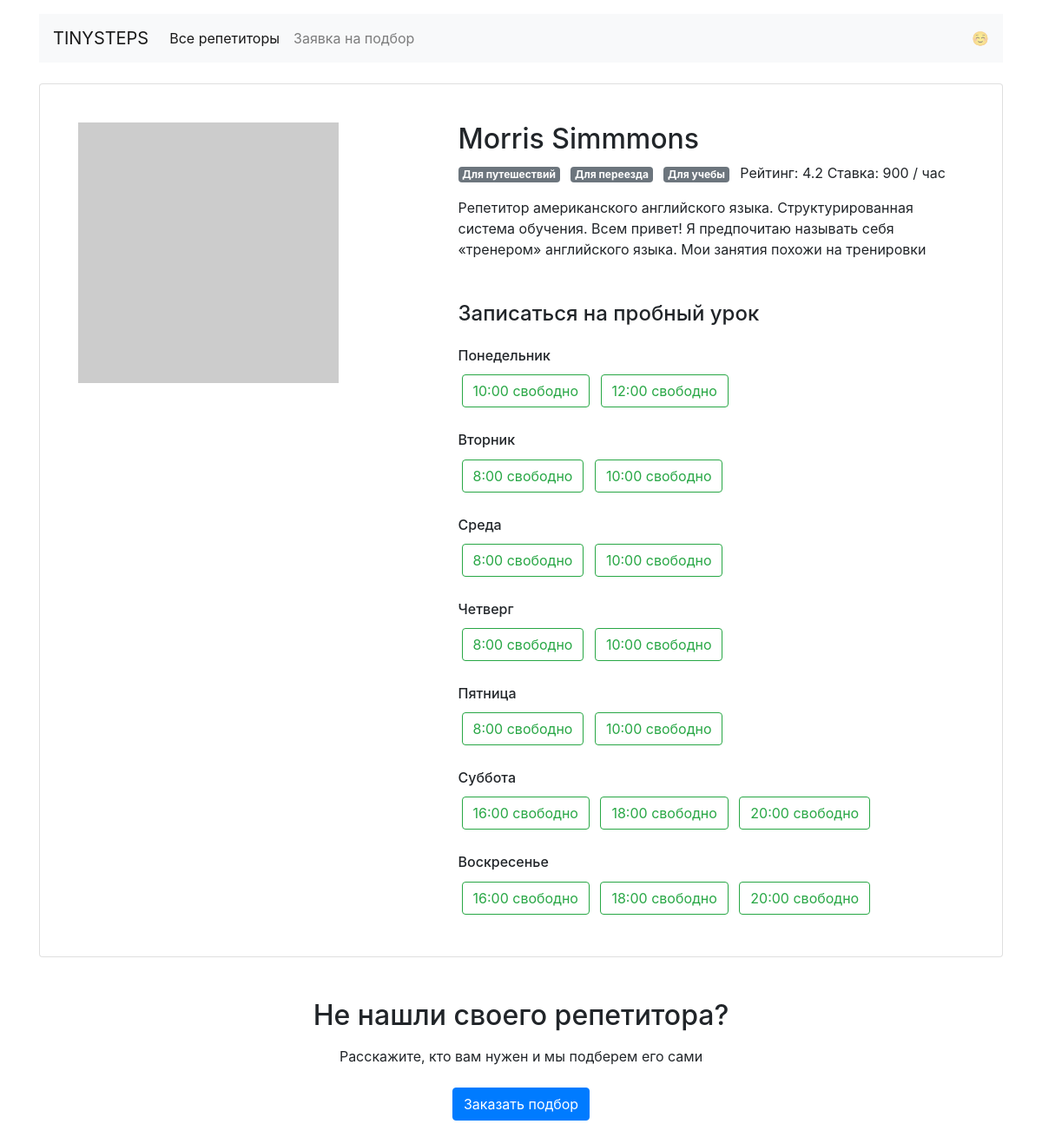
The app's page /profiles/0 with its own data.
### app.py (models this page shows)
class Tutor(db.Model):
    __tablename__ = "tutors"
    id = db.Column(db.Integer, primary_key=True)
    name = db.Column(db.String(50), nullable=False)
    about = db.Column(db.String(255*4), nullable=False)
    rating = db.Column(db.Float)
    picture = db.Column(db.String(255), nullable=False)
    price = db.Column(db.Integer, nullable=False)
    free = db.Column(db.JSON)
    goals = db.Column(db.JSON)
    booking = db.relationship("Booking", back_populates="tutor")

### app.py (the view)
@app.route("/profiles/<tutor_id>")
def template_profiles(tutor_id):
    tutor_obj = db.session.query(Tutor).get(tutor_id)
    curr_tutor = get_tutor_dict(tutor_obj)
    return render_template("profile.html",
                           curr_tutor=curr_tutor,
                           curr_tutor_free=curr_tutor['free'],
                           goals=goals,
                           days_of_week_dict=days_of_week_dict,
                           **params)

### app.py (called while the page is built)
def get_tutor_dict(tutor):
    return {
        'id': tutor.id,
        'name': tutor.name,
        'about': tutor.about,
        'rating': tutor.rating,
        'price': tutor.price,
        'picture': tutor.picture,
        'goals': tutor.goals,
        'free': tutor.free,
    }

### templates/profile.html
{% extends 'base.html' %}
{% block main_content %}
  <main class="container mt-3">
    <div class="card my-4 mx-auto">
      <div class="card-body m-2 m-md-4">
        <article class="row">
          <div class="col-5"><img src="{{ curr_tutor['picture'] }}" class="img-fluid" alt=""></div>
          <div class="col-7">
            <section class="teacher=info">
              <h1 class="h2">{{ curr_tutor['name'] }}</h1>
              <p>
                {% for goal in curr_tutor['goals'] %}
                <span class="badge badge-secondary mr-2">{{ goals[goal] }}</span>
                {% endfor %}
                Рейтинг: {{ curr_tutor['rating'] }} Ставка: {{ curr_tutor['price'] }} / час</p>
              <p>{{ curr_tutor['about'] }}</p>
            </section>
            <section class="available">
              <h4 class="mb-4 mt-5">Записаться на пробный урок</h4>
              {% for day in days_of_week_dict %}
              <h6 class="mt-4">{{ days_of_week_dict[day] }}</h6>
              {% if curr_tutor_free[day].values()|max == True %}
                {% for time in curr_tutor_free[day] %}
                 {% if curr_tutor_free[day][time] %}
                    <a href="{{ url_for('template_booking',
                              tutor_id=curr_tutor['id'],
                              day_of_week=day,
                              time=time) }}" class="btn btn-outline-success m-1">{{ time }} свободно</a>
                  {% endif %}
                {% endfor %}
              {% else %}
                <p>No free time</p>
              {% endif %}
              {% endfor %}
            </section>
          </div>
        </article>
      </div>
    </div>
    <h2 class="text-center mt-5 mb-3">Не нашли своего репетитора?</h2>
    <p class="text-center mb-4">Расскажите, кто вам нужен и мы подберем его сами</p>
    <div class="text-center pb-5">
        <a href="{{ url_for('template_request') }}" class="btn btn-primary">Заказать подбор</a>
    </div>
  </main>
{% endblock %}

### records on screen
Tutor: name "Morris Simmmons", rating "4.2", price "900", about "Репетитор американского английского языка. Структурированная система обучения. Всем привет! Я предпочитаю называть себя «тренером» английского языка. Мои занятия похожи на тренировки"

### other values on screen
{{ goals[goal] }} "Для путешествий" "Для переезда" "Для учебы"
{{ days_of_week_dict[day] }} "Понедельник" "Вторник" "Среда" "Четверг" "Пятница" "Суббота" "Воскресенье"
{{ time }} "10:00" "12:00" "8:00" "10:00" "8:00" "10:00" "8:00" "10:00" "8:00" "10:00" "16:00" "18:00" "20:00" "16:00" "18:00" "20:00"
